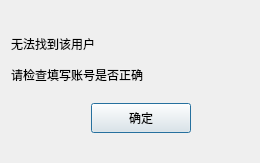
<?xml version="1.0" encoding="UTF-8"?>
<ui version="4.0">
 <class>FindFailDlg</class>
 <widget class="QDialog" name="FindFailDlg">
  <property name="geometry">
   <rect>
    <x>0</x>
    <y>0</y>
    <width>260</width>
    <height>163</height>
   </rect>
  </property>
  <property name="minimumSize">
   <size>
    <width>260</width>
    <height>163</height>
   </size>
  </property>
  <property name="maximumSize">
   <size>
    <width>260</width>
    <height>163</height>
   </size>
  </property>
  <property name="windowTitle">
   <string>Dialog</string>
  </property>
  <layout class="QVBoxLayout" name="verticalLayout">
   <item>
    <spacer name="verticalSpacer">
     <property name="orientation">
      <enum>Qt::Vertical</enum>
     </property>
     <property name="sizeType">
      <enum>QSizePolicy::Fixed</enum>
     </property>
     <property name="sizeHint" stdset="0">
      <size>
       <width>20</width>
       <height>20</height>
      </size>
     </property>
    </spacer>
   </item>
   <item>
    <widget class="QLabel" name="fail_tip">
     <property name="minimumSize">
      <size>
       <width>0</width>
       <height>25</height>
      </size>
     </property>
     <property name="maximumSize">
      <size>
       <width>16777215</width>
       <height>25</height>
      </size>
     </property>
     <property name="text">
      <string>无法找到该用户</string>
     </property>
    </widget>
   </item>
   <item>
    <widget class="QLabel" name="fail_tip2">
     <property name="minimumSize">
      <size>
       <width>0</width>
       <height>25</height>
      </size>
     </property>
     <property name="maximumSize">
      <size>
       <width>16777215</width>
       <height>25</height>
      </size>
     </property>
     <property name="text">
      <string>请检查填写账号是否正确</string>
     </property>
    </widget>
   </item>
   <item>
    <widget class="QWidget" name="widget" native="true">
     <widget class="ClickedBtn" name="fail_sure_btn">
      <property name="geometry">
       <rect>
        <x>80</x>
        <y>10</y>
        <width>100</width>
        <height>30</height>
       </rect>
      </property>
      <property name="minimumSize">
       <size>
        <width>100</width>
        <height>30</height>
       </size>
      </property>
      <property name="maximumSize">
       <size>
        <width>100</width>
        <height>30</height>
       </size>
      </property>
      <property name="text">
       <string>确定</string>
      </property>
     </widget>
    </widget>
   </item>
  </layout>
 </widget>
 <customwidgets>
  <customwidget>
   <class>ClickedBtn</class>
   <extends>QPushButton</extends>
   <header location="global">clickedbtn.h</header>
  </customwidget>
 </customwidgets>
 <resources/>
 <connections/>
</ui>
